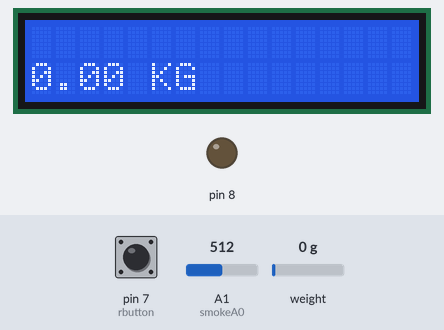
The sketch below on a simulated Arduino Uno, built with avr-gcc and run on an emulated ATmega328P. Shown: 16×2 character LCD, output pins drawn as LEDs (lit = HIGH). The test bench sets the inputs (shaded band); at power-on: A1 (smokeA0) = 512, weight on the scale 0 g, pin 7 (rbutton) HIGH. What the sketch prints to the serial monitor is not drawn.

Above: at 6.4 s.
6.5 s: A1 (smokeA0) set to 466
At 8.8 s:
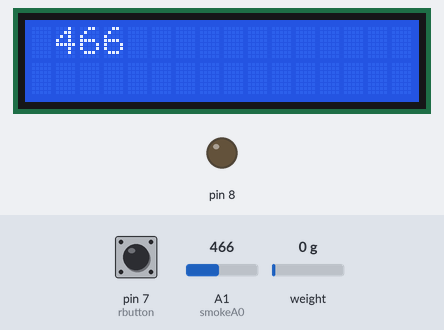
19.0 s: A1 (smokeA0) set to 435
At 21.1 s:
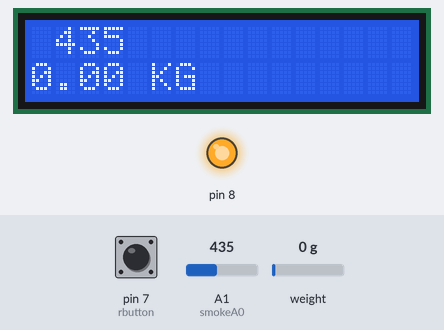
24.6 s: weight on the scale set to 100 g
At 26.8 s:
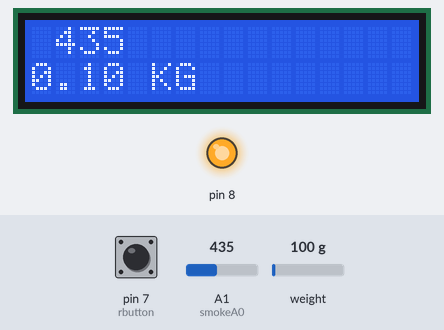
28.3 s: weight on the scale set to 1250 g
At 29.7 s:
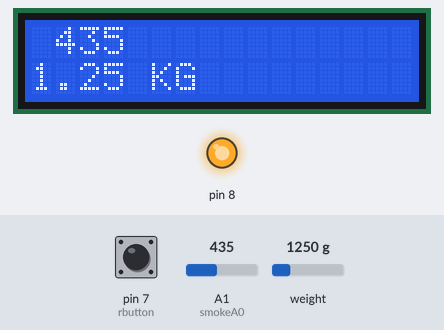
32.0 s: pin 7 (rbutton) pulled LOW for 3 s
At 34.2 s:
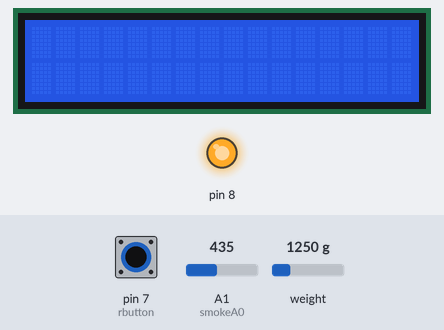
39.7 s: weight on the scale set to 3750 g
At 41.9 s:
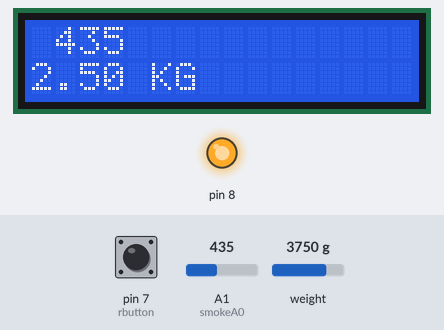
Timing chart, 0 to 43.4 s (numbered marks = the images above; inputs shaded):
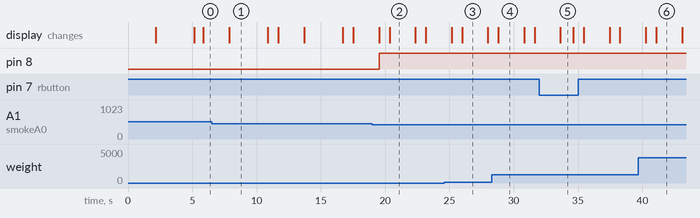

Measured:
- the behaviour switches between 451 and 450 on A1 (smokeA0) (found by bisection; images 1 and 2)
- after the input at 19.0 s, pin 8: LOW → HIGH after 0.53 s
- after the input at 24.6 s, the display: first differs from a run without the input after 1.4 s (image 3)
- after the input at 28.3 s, the display: changes after 0.50 s (image 4)
- after the input at 32.0 s, the display: changes after 1.6 s (image 5)
- after the input at 39.7 s, the display: first differs from a run without the input after 1.4 s (image 6)
- what the display in image 1 shows lasts 3.0 s, from 7.9 s to 10.9 s

The sketch:

gas_sensor.ino
```cpp
#include "HX711.h"
#include <Wire.h>
#include <LiquidCrystal_I2C.h>
LiquidCrystal_I2C lcd(0x3F, 16, 2);
int smokeA0 = A1;
// Your threshold value
int sensorThres = 450;

HX711 scale(6, 5);

int rbutton = 7; // this button will be used to reset the scale to 0.
float weight;
float calibration_factor = 101525; // for me this vlaue works just perfect 419640

void setup() {
lcd.init();
  pinMode(8, OUTPUT);
  pinMode(smokeA0, INPUT);
  Serial.begin(9600);
  pinMode(rbutton, INPUT_PULLUP);
  scale.set_scale();
  scale.tare(); //Reset the scale to 0
  long zero_factor = scale.read_average(); //Get a baseline reading

  lcd.init();
  lcd.backlight();
  lcd.setCursor(1,0);
  lcd.print("");
  lcd.setCursor(0,1);
  lcd.print("Weighing Scale");
  delay(3000);
  lcd.clear();


}

void loop() {
  scale.set_scale(calibration_factor); //Adjust to this calibration factor

  weight = scale.get_units(7);

  lcd.setCursor(0, 0);
  lcd.print(" ");
  lcd.setCursor(0, 1);
  lcd.print(weight);
  lcd.print(" KG  ");
  delay(2000);
  lcd.clear();

  Serial.print("Weight: ");
  Serial.print(weight);
  Serial.println(" KG");
  Serial.println();


  if ( digitalRead(rbutton) == LOW)
{
  scale.set_scale();
  scale.tare(); //Reset the scale to 0
}

  int analogSensor = analogRead(smokeA0);

  Serial.print("Pin A0: ");
  Serial.println(analogSensor);
    lcd.backlight();
  lcd.setCursor(1,0);
  lcd.print(analogSensor);
  // Checks if it has reached the threshold value
  if (analogSensor > sensorThres)
  {
    digitalWrite(8, LOW);
    delay(3000);
    lcd.clear();
    lcd.setCursor(1,0);
    lcd.print("Gas Leaked");


  }
  else
  {
    digitalWrite(8, HIGH);

  }
  delay(100);
}
```
